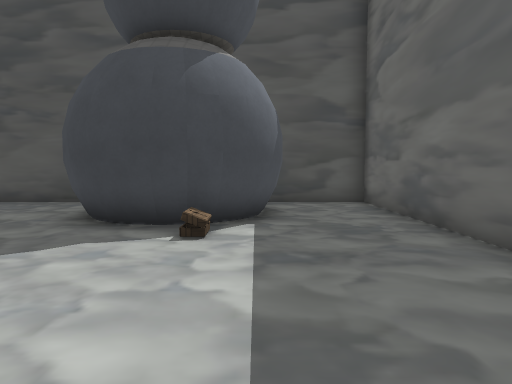
View 1 (above)

16 first-person views from a walk through a 3-D level made in the Godot game engine. The camera is 1.4 m above the floor, tilts 4° down and sees 70° across. The floor is counted in squares, 1.26 m on a side. Each view is taken from the middle of a square. On the plan, view 1 faces up. The plan holds only what a view shows up to about 14 squares ahead; the rest is blank. Some surface patterns are stand-ins.

View 2
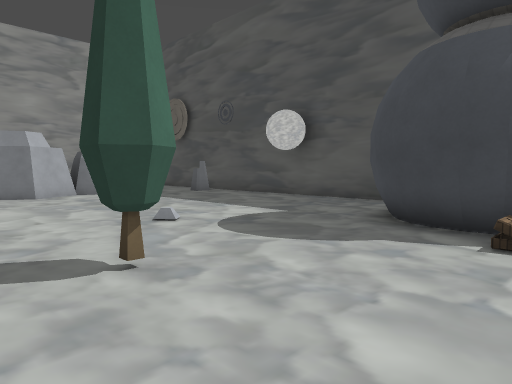

View 3
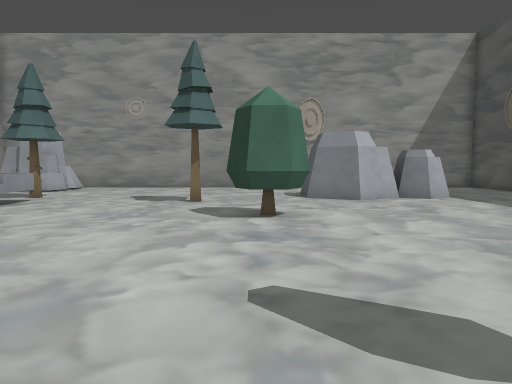

View 4
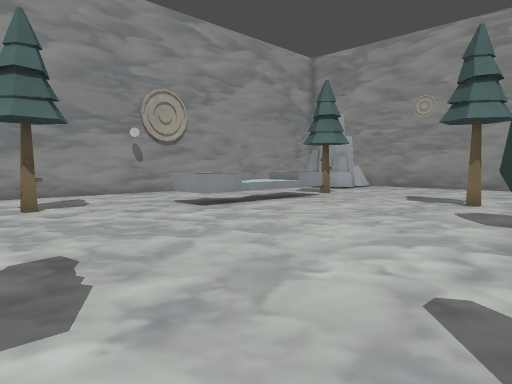

View 5
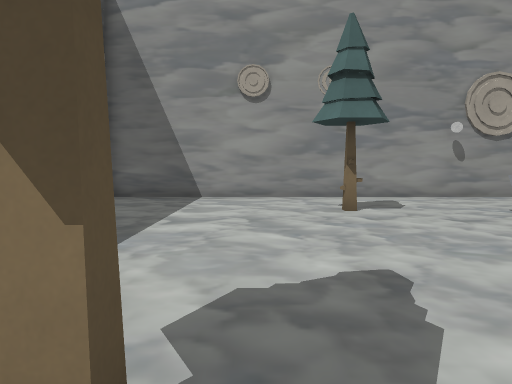

View 6
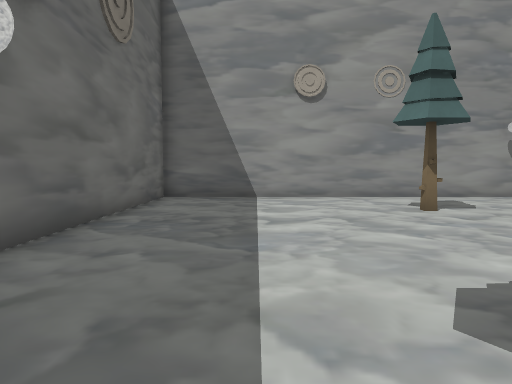

View 7
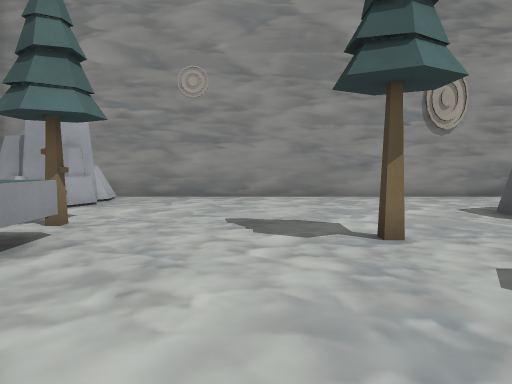

View 8
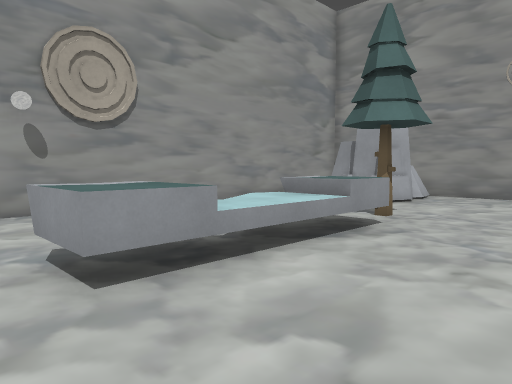

View 9
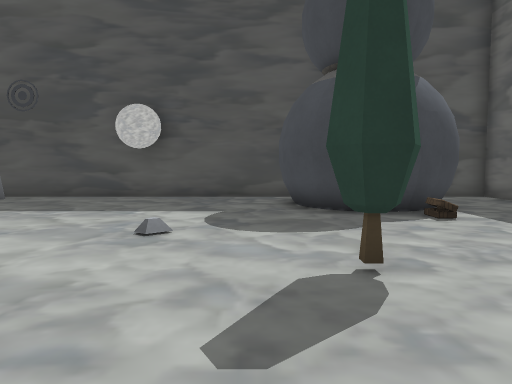

View 10
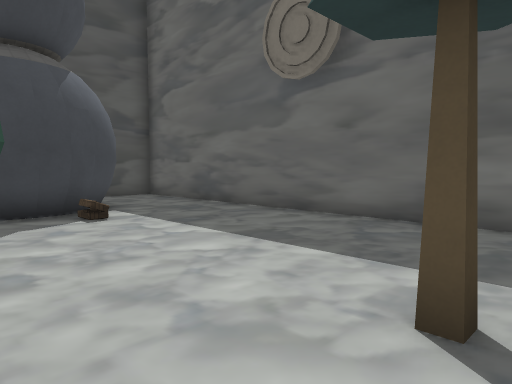

View 11
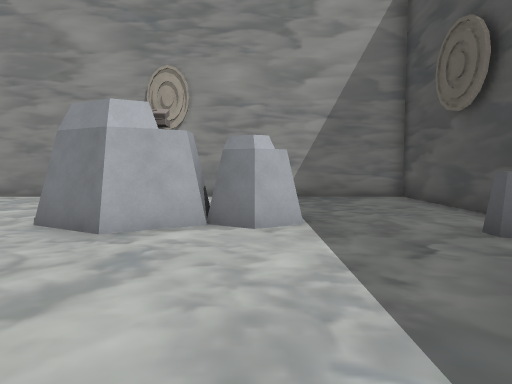

View 12
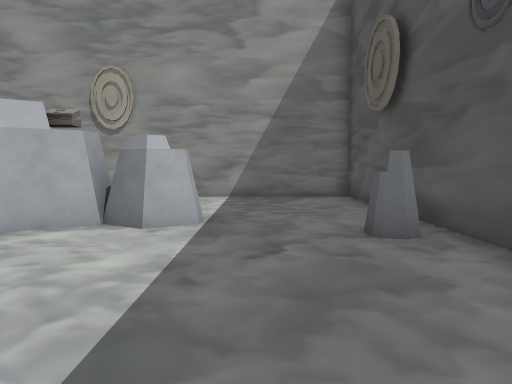

View 13
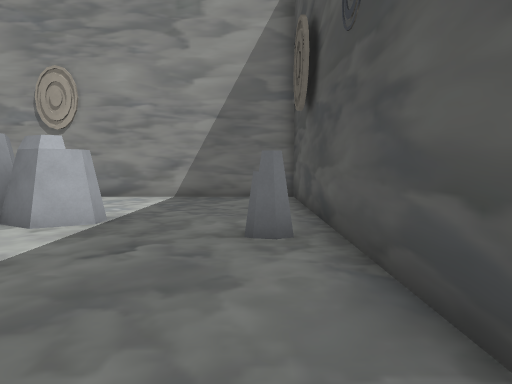

View 14
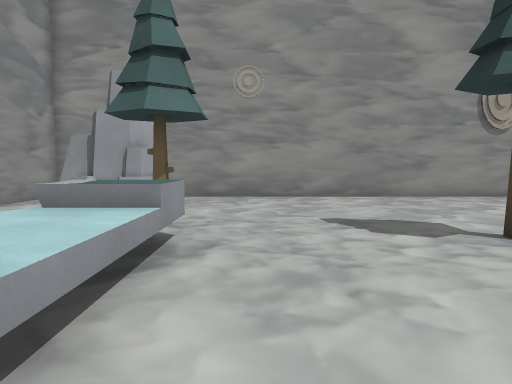

View 15
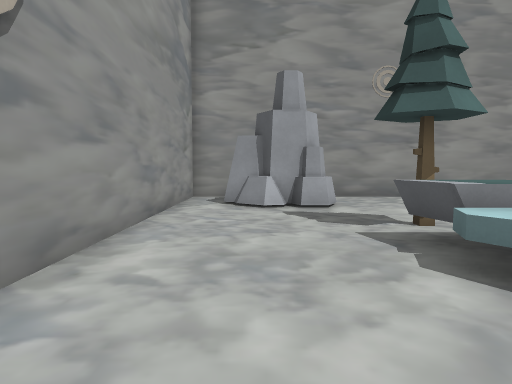

View 16
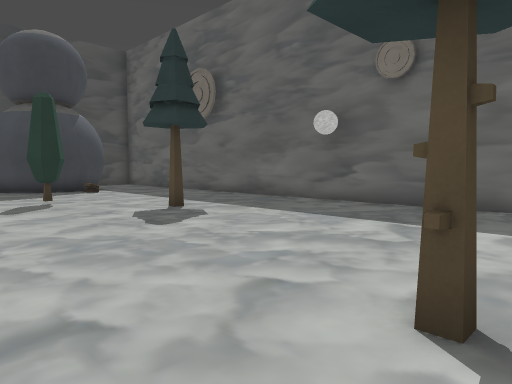

### Floor plan
Points are (right, up) in squares from view 1. A wall is a line through its corners. A room is listed if a view was taken in it or the views show most of it. See-through windows are left out.
Room 1 (views 1, 2, 3, 4, 5, 6, 7, 8, 9, 10, 11, 12, 13, 14, 15, 16)
walls: (-10.4, 1.2) (-9.5, 0.7) (-9.5, -0.2) (-10.3, -0.6); (-3.6, 2.3) (-3.3, 1.9) (-3.6, 1.4) (-4, 1.4) (-4.3, 1.9); (-14.1, 3.4) (-14.9, 2) (-16.8, 2); (-12.3, -7) (-12.3, -8.8); (-1.6, -1.1) (-1.1, -1.1); (-13.8, -7.1) (-8.1, -7.1) (-8.1, -8.9); (-11.7, -8.8) (-12.7, -8.5) (-13.8, -8.8); (-15, 4.9) (-14.4, 3.9); (-4.6, -9.1) (-4.1, -9.1); (-3.5, 7) (-4, 7.7); (-3.9, 7.5) (-4.2, 8.2) (-4.3, 8.8); (-2.5, 6.5) (-3.1, 6.7) (-3.7, 7.2); (-15.5, 6.8) (-15.1, 6.8) (-14.6, 5.9) (-15, 5.3); (-1.7, 6.4) (-2.6, 6.5); (-1.2, 6.5) (-1.9, 6.4); (0, 7.2) (-0.6, 6.7) (-1.3, 6.4); (-13.6, 10.4) (-13.7, 9.9) (-14.1, 9.9); (-18.7, -9) (-18.2, -9.2) (-18.2, -9.6); (0.3, 7.7) (-0.2, 7.1); (-18.4, -9.6) (-18.4, -10.6) (-18.7, -10.7) (-19, -11.9); (-19.7, -8.7) (-19, -9.1); (0.6, 8.3) (0.3, 7.6); (-3.9, 11.4) (-21.4, 11.4) (-21.4, -10); (0.7, 8.9) (0.6, 8.2); (-20.5, -9.3) (-19.9, -9.2); (-20.9, -9.2) (-19.7, -8.9); (-21.4, -11.9) (-21.4, -13.3) (3.4, -13.3) (3.4, 11.4) (0.6, 11.4)
low walls: (-15.1, 1.8) (-16, 1.8); (-16.2, 1.8) (-16.8, 1.8); (-11.3, -8.6) (-11.7, -8.8); (-15, 5.2) (-14.5, 4.3); (-2.9, 6.9) (-3.4, 7.3); (-3.8, 7.6) (-4.1, 8.3); (-2.4, 6.6) (-3.1, 6.9); (-3.3, 7.3) (-3.7, 7.8) (-3.9, 8.4); (-2.3, 6.8) (-2.9, 7); (-1.8, 6.7) (-2.4, 6.7); (-1.2, 6.7) (-2, 6.6); (-0.7, 6.9) (-1.4, 6.6); (-0.3, 7.3) (-0.8, 7); (-0.1, 7.3) (-0.7, 6.8); (-18.7, -8.7) (-17.9, -9) (-17.9, -9.7) (-18.4, -10); (0, 7.8) (-0.4, 7.3); (-18, -10.2) (-17.9, -10.8) (-18.4, -11.5); (0.3, 8.2) (0.1, 7.7); (-18.1, -10.6) (-18.6, -11.3)

Where each view was taken, in squares from view 1:
view 1: 0 up, 0 right, facing up
view 2: 0 up, 0 right, facing up-left
view 3: 0 up, 2 left, facing left
view 4: 1 up, 2 left, facing down-left
view 5: 0 up, 2 left, facing down
view 6: 0 up, 0 right, facing down
view 7: 4 down, 8 left, facing left
view 8: 4 down, 7 left, facing down-left
view 9: 2 down, 5 left, facing up
view 10: 2 down, 4 left, facing up-right
view 11: 6 up, 8 left, facing left
view 12: 8 up, 8 left, facing left
view 13: 10 up, 8 left, facing left
view 14: 6 down, 8 left, facing left
view 15: 11 down, 8 left, facing left
view 16: 10 down, 7 left, facing up-right
